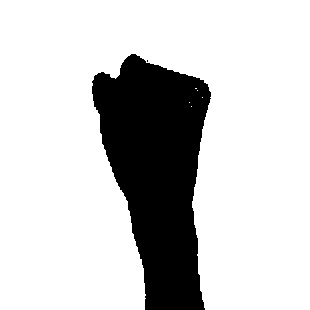
#> input picture data/test/0/1.jpg, 310 x 310 px, given in place of the camera
$ python collect-data.py
#> lines starting #> are read from the running program, lines starting #| are printed output that depends on the picture; after the words box and inside, x2 and y2 are one past the last pixel; in counts of white or black regions, pixels touching at a corner belong together; pictures that were not available may be replaced by others from this repository, and a replacement may not be noted
import cv2
import numpy as np
import os

# Creating the directory
if not os.path.exists("data"):
    os.makedirs("data")
    os.makedirs("data/train")
    os.makedirs("data/test")
    os.makedirs("data/train/0")
    os.makedirs("data/train/1")
    os.makedirs("data/train/2")
    os.makedirs("data/train/3")
    os.makedirs("data/train/4")
    os.makedirs("data/train/5")
    os.makedirs("data/test/0")
    os.makedirs("data/test/1")
    os.makedirs("data/test/2")
    os.makedirs("data/test/3")
    os.makedirs("data/test/4")
    os.makedirs("data/test/5")


mode = 'test'
directory = 'data/'+mode+'/'

cap = cv2.VideoCapture(0)

while True:
    _, frame = cap.read()
#> frame is the input picture: shape (310, 310, 3); min 0, max 255, mean 203.6
    #  mirror image
    frame = cv2.flip(frame, 1)

    # Getting count of existing images
    count = {'zero': len(os.listdir(directory+"/0")),
             'one': len(os.listdir(directory+"/1")),
             'two': len(os.listdir(directory+"/2")),
             'three': len(os.listdir(directory+"/3")),
             'four': len(os.listdir(directory+"/4")),
             'five': len(os.listdir(directory+"/5"))}

    # Printing no. of images in each set to the screen
    cv2.putText(frame, "MODE : "+mode, (10, 50), cv2.FONT_HERSHEY_PLAIN, 1, (0,255,255), 1)
    cv2.putText(frame, "IMAGE COUNT", (10, 100), cv2.FONT_HERSHEY_PLAIN, 1, (0,255,255), 1)
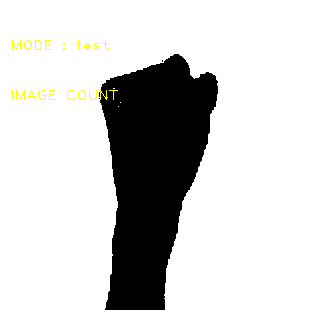
#> frame: shape (310, 310, 3); mean B, G, R 202.6, 203.7, 203.7
    cv2.putText(frame, "Zero : "+str(count['zero']), (10, 120), cv2.FONT_HERSHEY_PLAIN, 1, (0,255,255), 1)
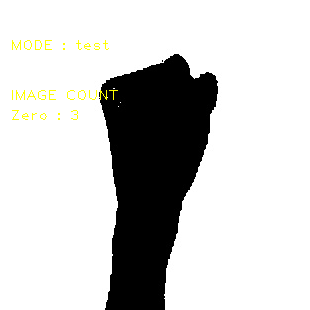
#> frame: shape (310, 310, 3); 0.1% of pixels changed, all inside (x1, y1, x2, y2) = (12, 110, 78, 120)
    cv2.putText(frame, "One : "+str(count['one']), (10, 140), cv2.FONT_HERSHEY_PLAIN, 1, (0,255,255), 1)
#> frame: shape (310, 310, 3); 0.08% of pixels changed, all inside (x1, y1, x2, y2) = (12, 130, 68, 140)
    cv2.putText(frame, "Two : "+str(count['two']), (10, 160), cv2.FONT_HERSHEY_PLAIN, 1, (0,255,255), 1)
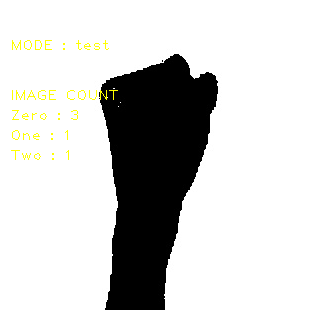
#> frame: shape (310, 310, 3); mean B, G, R 201.9, 203.7, 203.7
    cv2.putText(frame, "Three : "+str(count['three']), (10, 180), cv2.FONT_HERSHEY_PLAIN, 1, (0,255,255), 1)
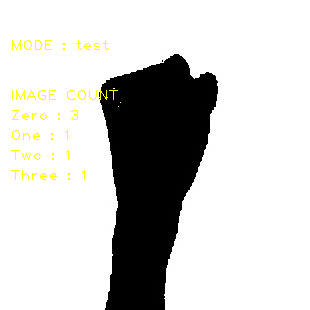
#> frame: shape (310, 310, 3); 0.11% of pixels changed, all inside (x1, y1, x2, y2) = (11, 170, 85, 180)
    cv2.putText(frame, "Four : "+str(count['four']), (10, 200), cv2.FONT_HERSHEY_PLAIN, 1, (0,255,255), 1)
#> frame: shape (310, 310, 3); 0.09% of pixels changed, all inside (x1, y1, x2, y2) = (12, 190, 74, 200)
    cv2.putText(frame, "Five : "+str(count['five']), (10, 220), cv2.FONT_HERSHEY_PLAIN, 1, (0,255,255), 1)

    # Coordinates of the ROI
    m= int(0.5*frame.shape[1])
#> m = 155
    n = 10
    m1 = frame.shape[1]-10
#> m1 = 300
    n1 = int(0.5*frame.shape[1])
#> n1 = 155
    # Drawing the ROI
    cv2.rectangle(frame, (m-1, n-1), (m1+1, n1+1), (255,0,0) ,1)
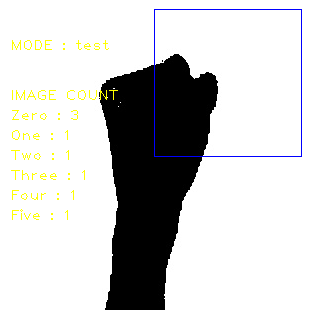
#> frame: shape (310, 310, 3); mean B, G, R 201.5, 202.5, 202.5
    # Extracting the ROI
    ROI = frame[n:n1, m:m1]
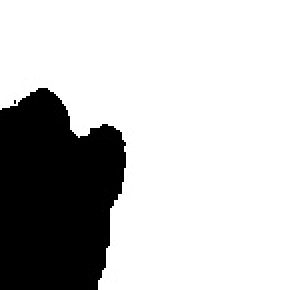
#> ROI: shape (145, 145, 3) (shown 2 times larger); min 0, max 255, mean 193
    ROI = cv2.resize(ROI, (64, 64))
#> ROI: shape (64, 64, 3)

    cv2.imshow("Frame", frame)


    ROI = cv2.cvtColor(ROI, cv2.COLOR_BGR2GRAY)
#> ROI: shape (64, 64)
    _, ROI = cv2.threshold(ROI, 123, 250, cv2.THRESH_BINARY)
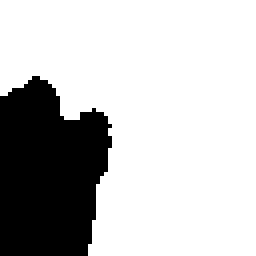
#> ROI: shape (64, 64) (shown 4 times larger); values 0 (black) and 250 (white), 75.8% white; 1 black region, box (x1, y1, x2, y2) and area: (0, 19, 28, 64) 993
    cv2.imshow("ROI", ROI)

    interrupt = cv2.waitKey(10)
#> (key Esc is pressed here)
    if interrupt & 0xFF == 27: # esc key
        break
    if interrupt & 0xFF == ord('0'):
        cv2.imwrite(directory+'0/'+str(count['zero'])+'.jpg', roi)
    if interrupt & 0xFF == ord('1'):
        cv2.imwrite(directory+'1/'+str(count['one'])+'.jpg', roi)
    if interrupt & 0xFF == ord('2'):
        cv2.imwrite(directory+'2/'+str(count['two'])+'.jpg', roi)
    if interrupt & 0xFF == ord('3'):
        cv2.imwrite(directory+'3/'+str(count['three'])+'.jpg', roi)
    if interrupt & 0xFF == ord('4'):
        cv2.imwrite(directory+'4/'+str(count['four'])+'.jpg', roi)
    if interrupt & 0xFF == ord('5'):
        cv2.imwrite(directory+'5/'+str(count['five'])+'.jpg', roi)

cap.release()
cv2.destroyAllWindows()
